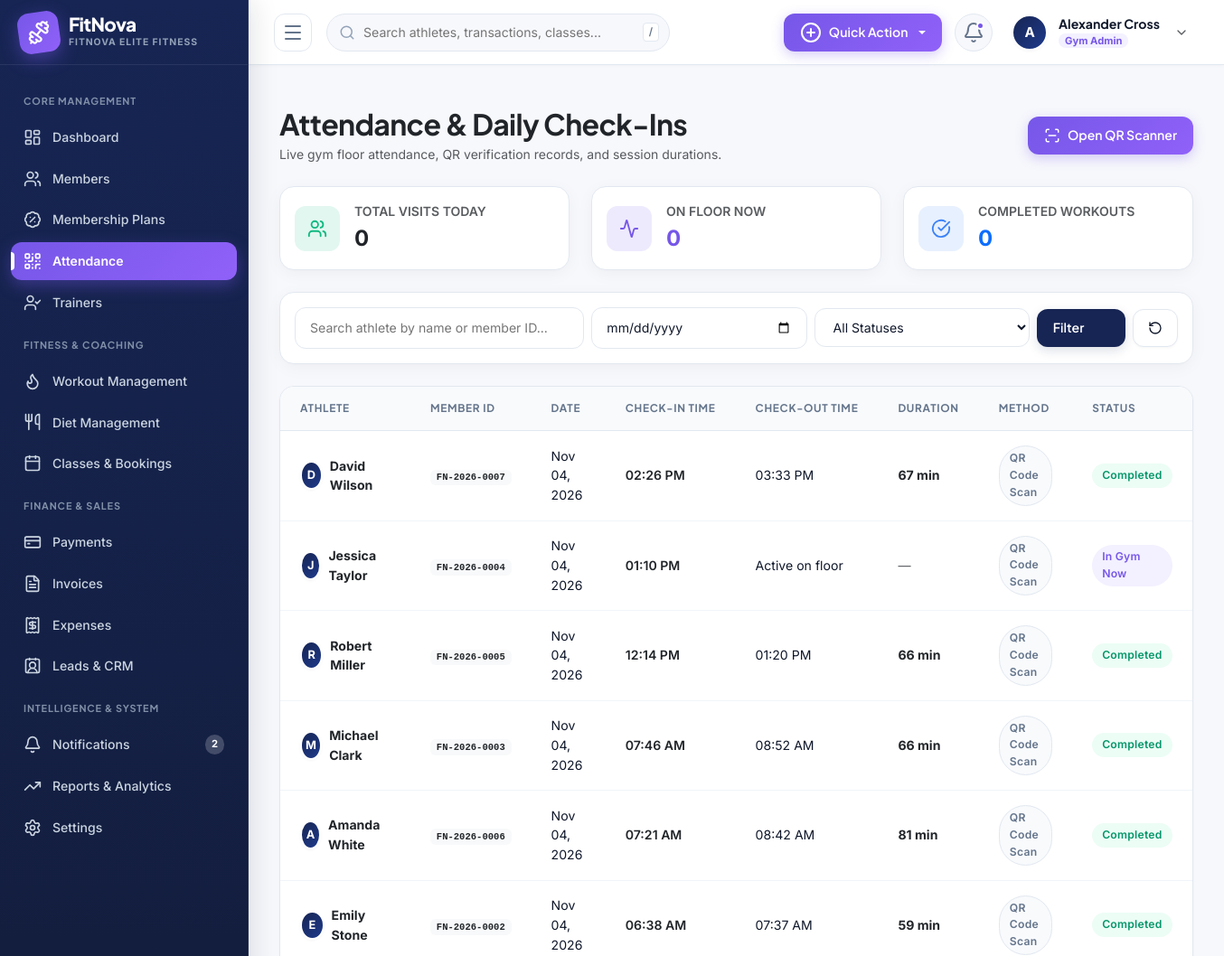
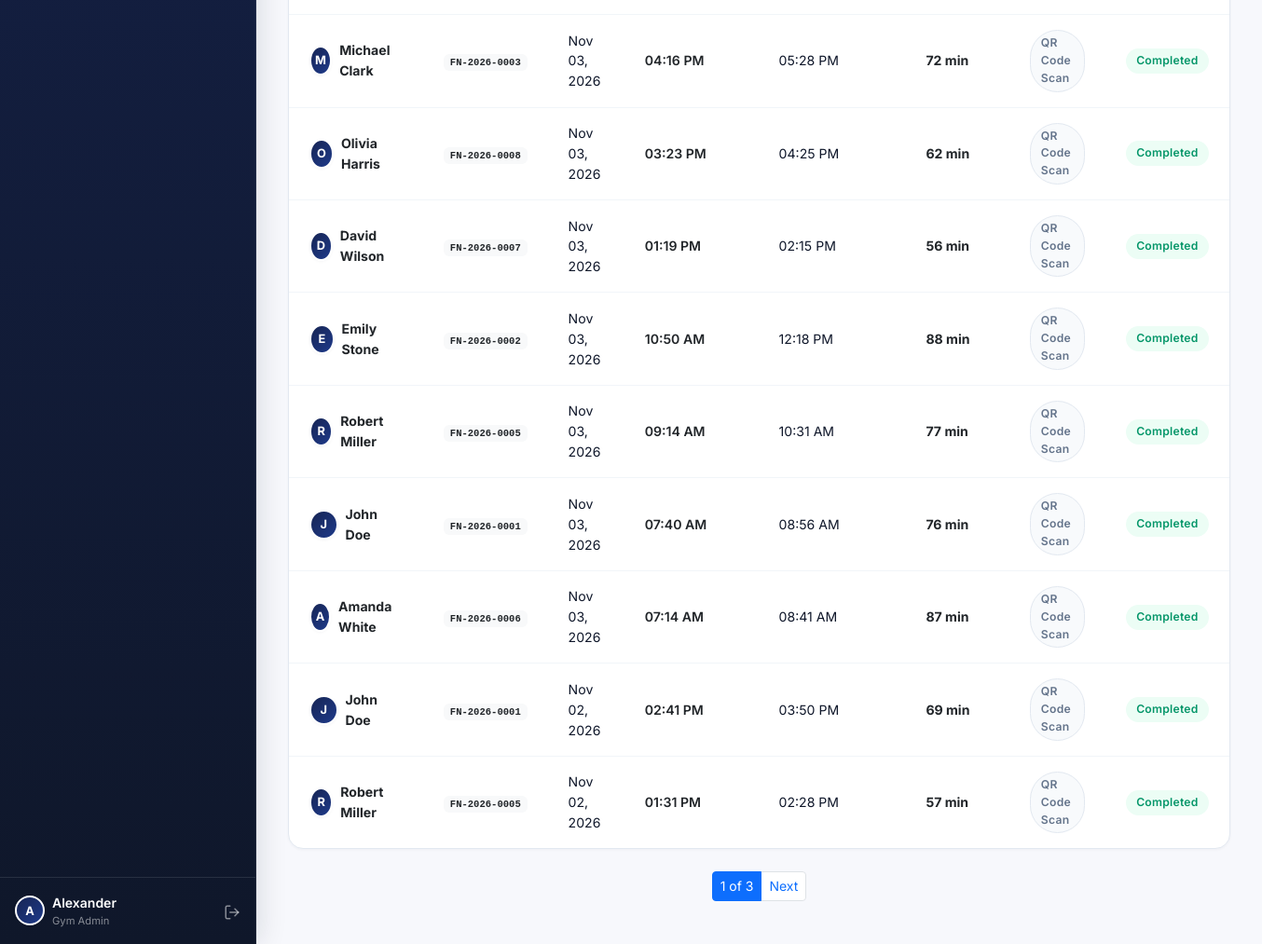
Before: /attendance/ (signed in) with the older database file (2 pictures, top to bottom).
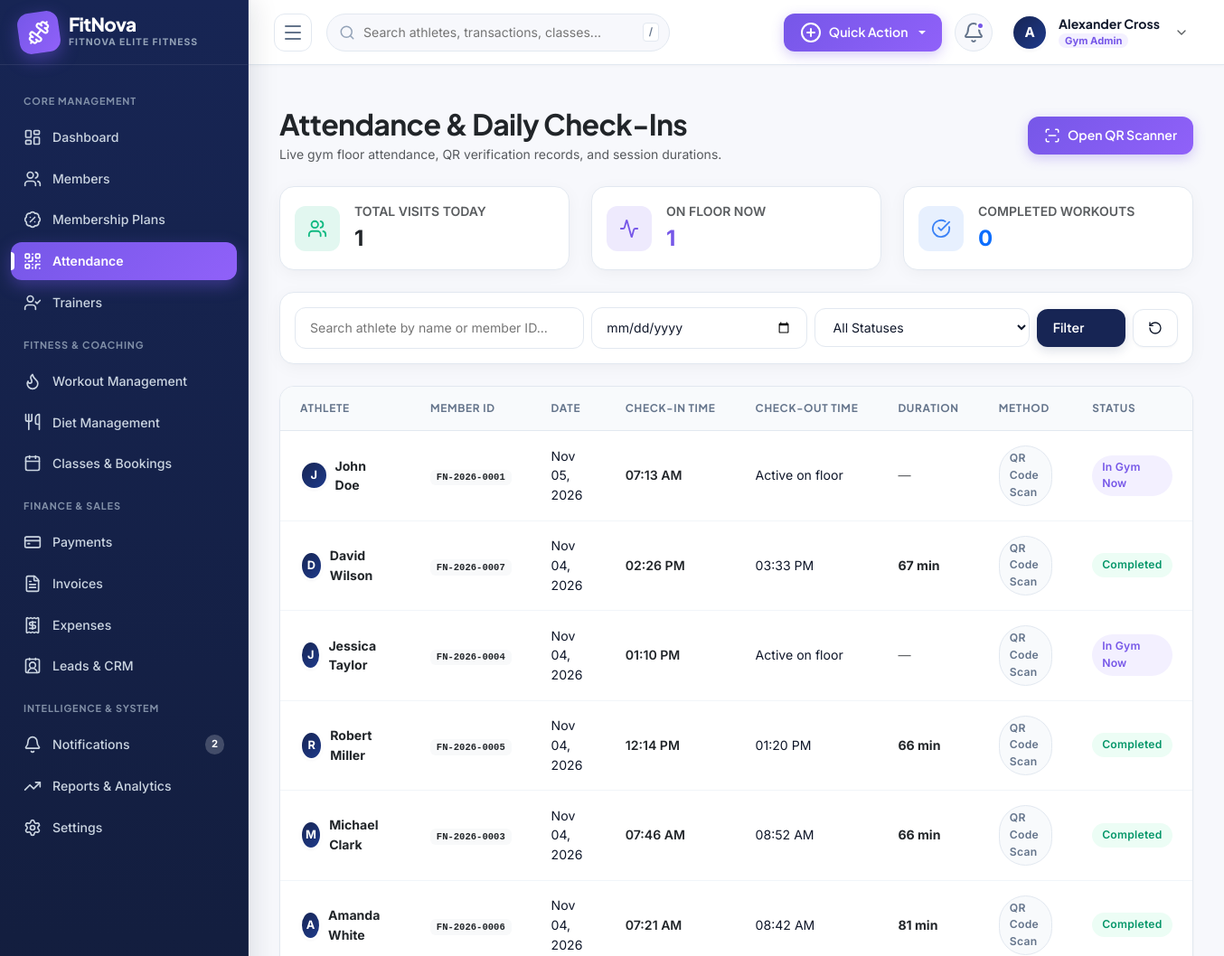
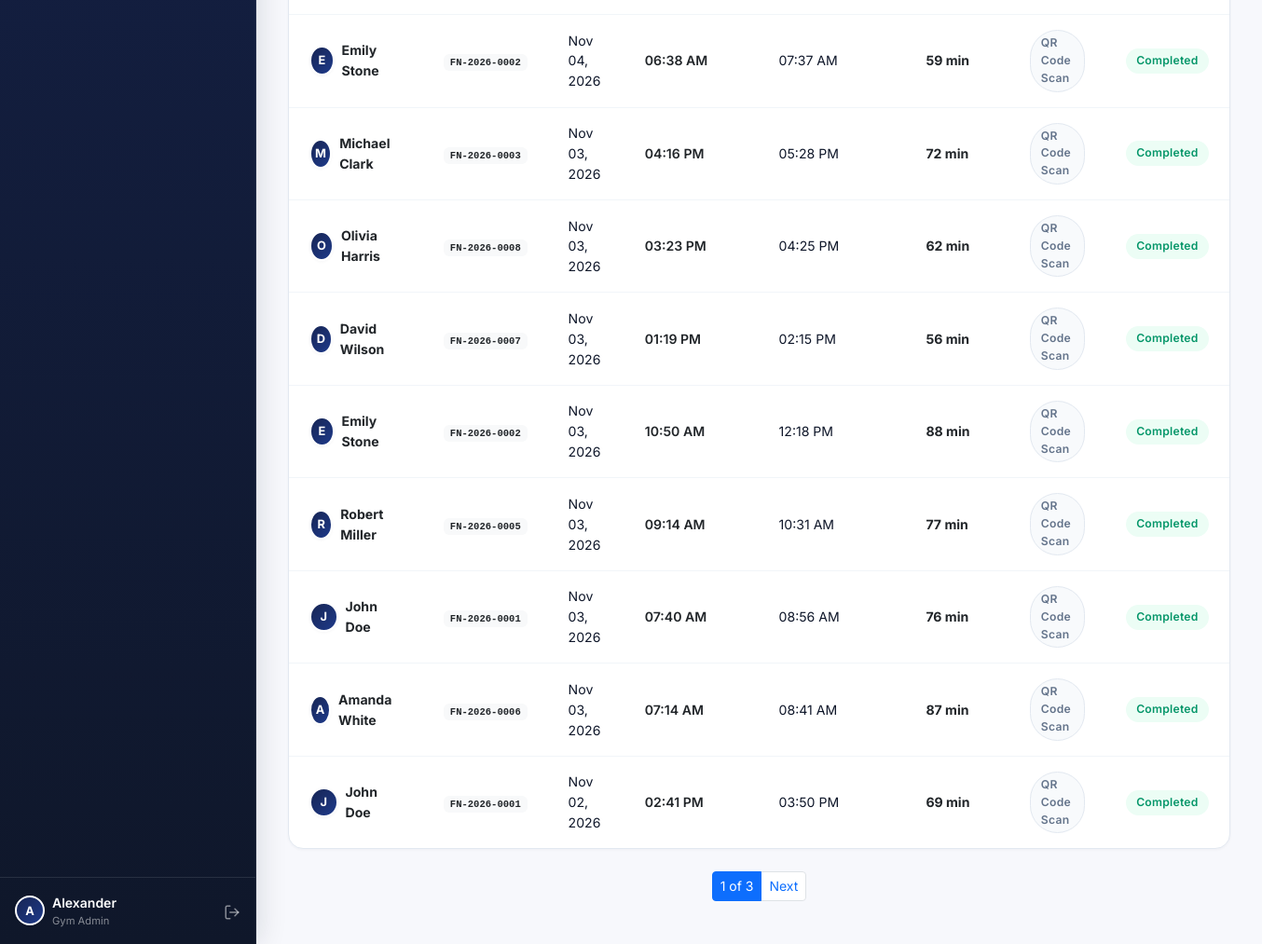
After: the same page with the newer database file (2 pictures, top to bottom).
### apps/attendance/models.py (models this page shows, shortened)
class Attendance(models.Model):
    class CheckInMethod(models.TextChoices):
        QR_CODE = 'QR_CODE', 'QR Code Scan'
        MANUAL_STAFF = 'MANUAL_STAFF', 'Staff Manual'
        BIOMETRIC = 'BIOMETRIC', 'Biometric / RFID'
        MOBILE_APP = 'MOBILE_APP', 'Mobile App'
    class Status(models.TextChoices):
        PRESENT = 'PRESENT', 'Checked In (Active)'
        CHECKED_OUT = 'CHECKED_OUT', 'Completed (Checked Out)'
    member = models.ForeignKey(
        'members.Member',
        on_delete=models.CASCADE,
        related_name='attendances'
    )
    branch = models.ForeignKey(
        GymBranch,
        on_delete=models.SET_NULL,
        null=True,
        blank=True,
        related_name='branch_attendances'
    )
    date = models.DateField(default=timezone.now, db_index=True)
    check_in_time = models.DateTimeField(default=timezone.now)
    check_out_time = models.DateTimeField(null=True, blank=True)
    method = models.CharField(
        max_length=20,
        choices=CheckInMethod.choices,
        default=CheckInMethod.QR_CODE
    )
    verified_by = models.ForeignKey(
        settings.AUTH_USER_MODEL,
        on_delete=models.SET_NULL,
        null=True,
        blank=True,
        related_name='verified_attendances'
    )
    status = models.CharField(
        max_length=20,
        choices=Status.choices,
        default=Status.PRESENT
    )
    class Meta:
        ordering = ['-date', '-check_in_time']
        unique_together = ('member', 'date')
        verbose_name = 'Attendance Log'
        verbose_name_plural = 'Attendance Logs'
    @property
    def duration_minutes(self):
        if self.check_out_time and self.check_in_time:
            delta = self.check_out_time - self.check_in_time
            return max(0, int(delta.total_seconds() / 60))
        return None

### apps/members/models.py (models this page shows, shortened)
class Member(models.Model):
    class Status(models.TextChoices):
        ACTIVE = 'ACTIVE', 'Active'
        INACTIVE = 'INACTIVE', 'Inactive'
        EXPIRED = 'EXPIRED', 'Expired'
        PENDING = 'PENDING', 'Pending Verification'
    user = models.OneToOneField(
        settings.AUTH_USER_MODEL,
        on_delete=models.CASCADE,
        related_name='member_profile'
    )
    organization = models.ForeignKey(
        GymOrganization,
        on_delete=models.CASCADE,
        related_name='members'
    )
    branch = models.ForeignKey(
        GymBranch,
        on_delete=models.SET_NULL,
        null=True,
        blank=True,
        related_name='members'
    )
    member_id = models.CharField(max_length=50, unique=True, db_index=True)
    emergency_contact_name = models.CharField(max_length=150, blank=True, default='')
    emergency_contact_phone = models.CharField(max_length=20, blank=True, default='')
    blood_group = models.CharField(max_length=10, blank=True, default='')
    medical_history = models.TextField(blank=True, default='')
    fitness_goals = models.TextField(blank=True, default='')
    qr_token = models.UUIDField(default=uuid.uuid4, unique=True, editable=False)
    qr_code = models.ImageField(upload_to='members/qr_codes/', blank=True, null=True)
    status = models.CharField(max_length=20, choices=Status.choices, default=Status.PENDING, db_index=True)
    joined_date = models.DateField(default=timezone.now)
    assigned_trainer = models.ForeignKey(
        'trainers.Trainer',
        on_delete=models.SET_NULL,
        null=True,
        blank=True,
        related_name='assigned_members'
    )
    notes = models.TextField(blank=True, default='')
    class Meta:
        ordering = ['-joined_date', '-id']
        verbose_name = 'Gym Member'
        verbose_name_plural = 'Gym Members'
    @property
    def full_name(self):
        return self.user.get_full_name() or self.user.username

### apps/accounts/models.py (models this page shows, shortened)
class User(AbstractUser):
    class Role(models.TextChoices):
        SUPER_ADMIN = 'SUPER_ADMIN', _('Super Admin')
        GYM_ADMIN = 'GYM_ADMIN', _('Gym Admin')
        STAFF = 'STAFF', _('Receptionist / Staff')
        TRAINER = 'TRAINER', _('Trainer')
        MEMBER = 'MEMBER', _('Gym Member')
    class Gender(models.TextChoices):
        MALE = 'MALE', _('Male')
        FEMALE = 'FEMALE', _('Female')
        OTHER = 'OTHER', _('Other')
    role = models.CharField(
        max_length=20,
        choices=Role.choices,
        default=Role.MEMBER,
        db_index=True
    )
    organization = models.ForeignKey(
        GymOrganization,
        on_delete=models.CASCADE,
        null=True,
        blank=True,
        related_name='users'
    )
    branch = models.ForeignKey(
        GymBranch,
        on_delete=models.SET_NULL,
        null=True,
        blank=True,
        related_name='branch_users'
    )
    phone = models.CharField(max_length=20, blank=True, default='')
    profile_picture = models.ImageField(upload_to='profiles/', null=True, blank=True)
    gender = models.CharField(max_length=10, choices=Gender.choices, default=Gender.MALE)
    date_of_birth = models.DateField(null=True, blank=True)
    address = models.TextField(blank=True, default='')
    is_verified = models.BooleanField(default=True)
    class Meta:
        ordering = ['-date_joined']
        indexes = [
            models.Index(fields=['organization', 'role']),
            models.Index(fields=['email']),
        ]
    @property
    def is_super_admin(self):
        return self.role == self.Role.SUPER_ADMIN or self.is_superuser
    @property
    def is_member(self):
        return self.role == self.Role.MEMBER

### apps/attendance/views.py (the view, shortened to what this page needs)
# urls.py: path('', views.attendance_list, name='attendance_list'),
@login_required
@staff_or_admin
def attendance_list(request):
    attendances = AttendanceService.get_scoped_attendance(request.user)
    search_query = request.GET.get('search', '').strip()
    date_filter = request.GET.get('date', '').strip()
    status_filter = request.GET.get('status', '').strip()
    if date_filter:
        attendances = attendances.filter(date=date_filter)
    if status_filter:
        attendances = attendances.filter(status=status_filter)
    today = timezone.now().date()
    today_total = Attendance.objects.filter(date=today)
    if not request.user.is_super_admin:
        today_total = today_total.filter(member__organization=request.user.organization)
    today_count = today_total.count()
    active_now = today_total.filter(status=Attendance.Status.PRESENT, check_out_time__isnull=True).count()
    completed_today = today_total.filter(status=Attendance.Status.CHECKED_OUT).count()
    paginator = Paginator(attendances, 15)
    page_number = request.GET.get('page')
    page_obj = paginator.get_page(page_number)
    return render(request, 'attendance/attendance_list.html', {
        'page_obj': page_obj,
        'search_query': search_query,
        'date_filter': date_filter,
        'status_filter': status_filter,
        'today_count': today_count,
        'active_now': active_now,
        'completed_today': completed_today,
    })

### apps/accounts/context_processors.py (called while the page is built)
def global_fitnova_context(request):
    if not request.user.is_authenticated:
        return {}
    unread_count = 0
    recent_notifications = []
    try:
        notifications_qs = request.user.notifications.all()
        unread_count = notifications_qs.filter(is_read=False).count()
        recent_notifications = notifications_qs[:5]
    except Exception:
        pass
    return {
        'unread_notifications_count': unread_count,
        'recent_notifications': recent_notifications,
        'current_org': getattr(request.user, 'organization', None),
        'current_branch': getattr(request.user, 'branch', None),
    }

### apps/accounts/permissions.py (called while the page is built)
def role_required(*allowed_roles):
    def decorator(view_func):
        @wraps(view_func)
        def _wrapped_view(request, *args, **kwargs):
            if not request.user.is_authenticated:
                return redirect('accounts:login')
            if request.user.is_superuser or request.user.role in allowed_roles:
                return view_func(request, *args, **kwargs)
            messages.error(request, "You do not have permission to access that section.")
            return redirect('dashboard:index')
        return _wrapped_view
    return decorator

### templates/attendance/attendance_list.html (shortened to what the changed rows need)
{% extends 'base.html' %}
{% block content %}
<div class="row g-4 mb-4">
  <div class="col-12 d-flex flex-wrap align-items-center justify-content-between gap-3">
    <div>
      <h2 class="fw-bold text-dark mb-1">Attendance & Daily Check-Ins</h2>
    </div>
  </div>
  <div class="col-md-4">
    <div class="fn-card p-3 d-flex align-items-center gap-3">
      <div>
        <div class="text-muted small fw-semibold text-uppercase">Total Visits Today</div>
        <div class="fs-4 fw-bold text-dark">{{ today_count }}</div>
      </div>
    </div>
  </div>
  <div class="col-md-4">
    <div class="fn-card p-3 d-flex align-items-center gap-3">
      <div>
        <div class="text-muted small fw-semibold text-uppercase">On Floor Now</div>
        <div class="fs-4 fw-bold" style="color: #7657E8;">{{ active_now }}</div>
      </div>
    </div>
  </div>
</div>
<div class="fn-table-responsive mb-4">
  <table class="fn-table">
    <thead>
      <tr>
        <th>Athlete</th>
        <th>Member ID</th>
        <th>Date</th>
        <th>Check-In Time</th>
        <th>Check-Out Time</th>
        <th>Duration</th>
        <th>Method</th>
        <th>Status</th>
      </tr>
    </thead>
    <tbody>
      {% for att in page_obj %}
      <tr>
        <td>
          <div class="d-flex align-items-center gap-2">
            <div class="fn-avatar" style="width: 32px; height: 32px; font-size: 0.8rem;">
              {{ att.member.user.first_name|default:att.member.user.username|make_list|first|upper }}
            </div>
            <a href="{% url 'members:member_detail' att.member.id %}" class="fw-bold text-dark text-decoration-none hover-primary">{{ att.member.full_name }}</a>
          </div>
        </td>
        <td><span class="badge bg-light text-dark font-monospace">{{ att.member.member_id }}</span></td>
        <td>{{ att.date|date:"M d, Y" }}</td>
        <td><span class="fw-semibold text-dark">{{ att.check_in_time|date:"h:i A" }}</span></td>
        <td>{{ att.check_out_time|date:"h:i A"|default:"Active on floor" }}</td>
        <td>
          {% if att.duration_minutes %}
          <span class="fw-bold text-dark">{{ att.duration_minutes }} min</span>
          {% else %}
          <span class="text-muted">—</span>
          {% endif %}
        </td>
        <td><span class="fn-badge fn-badge-muted">{{ att.get_method_display }}</span></td>
        <td>
          {% if att.status == 'CHECKED_OUT' %}
          <span class="fn-badge fn-badge-success">Completed</span>
          {% else %}
          <span class="fn-badge fn-badge-accent">In Gym Now</span>
          {% endif %}
        </td>
      </tr>
      {% endfor %}
    </tbody>
  </table>
</div>
{% endblock %}

Changed rows visible on the page:
no longer on this page (row unchanged): Attendance: member.user.first_name|make_list "R", member.full_name "Robert Miller", member.member_id "FN-2026-0005", date "Nov 02, 2026", check_in_time "01:31 PM", check_out_time "02:28 PM", duration_minutes "57", method "QR Code Scan", status "Completed"
added Attendance: member.user.first_name|make_list "J", member.full_name "John Doe", member.member_id "FN-2026-0001", date "Nov 05, 2026", check_in_time "07:13 AM", check_out_time "Active on floor", method "QR Code Scan", status "In Gym Now"
Other visible differences:
{{ today_count }}: "0" → "1"
{{ active_now }}: "0" → "1"
